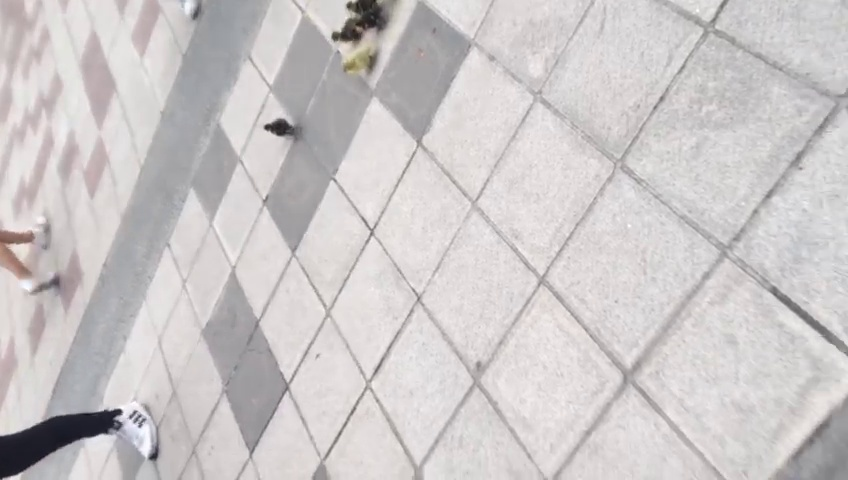
#> input picture RETO_PATOS/frame_00888.jpg, 848 x 480 px, found by its file name
$ python homogeneous_lines.py
#> lines starting #> are read from the running program, lines starting #| are printed output that depends on the picture; after the words box and inside, x2 and y2 are one past the last pixel; in counts of white or black regions, pixels touching at a corner belong together
import cv2
import numpy as np

def to_homogeneous(pt):
    return np.array([pt[0], pt[1], 1.0])

def compute_line(p1, p2):
    return np.cross(to_homogeneous(p1), to_homogeneous(p2))

# Load image
img = cv2.imread("RETO_PATOS/frame_00888.jpg")
#> img is the input picture: shape (480, 848, 3); mean B, G, R 200.4, 200.1, 204.2
img_hough = img.copy()
img_homogeneous = np.ones_like(img) * 255  # white canvas

gray = cv2.cvtColor(img, cv2.COLOR_BGR2GRAY)
edges = cv2.Canny(gray, 20, 100, apertureSize=3)
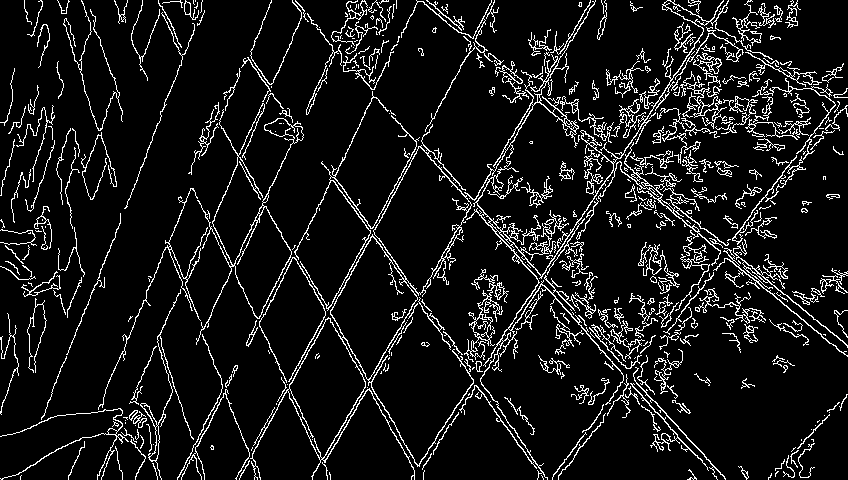
#> edges: shape (480, 848); 9% white in thin lines or dots

# Detect lines
lines = cv2.HoughLines(edges, 1, np.pi / 180, 200)
#> lines = 23 rows, first 8: [-218, 2.41], [-170, 2.53], [-265, 2.25], [-213, 2.41], [-270, 2.27], [511, 0.541], [438, 0.489], [-129, 2.62]
line_endpoints = []

if lines is not None:
    for r_theta in lines:
        r, theta = r_theta[0]
        a = np.cos(theta)
        b = np.sin(theta)
        x0 = a * r
        y0 = b * r
        x1 = int(x0 + 1000 * (-b))
        y1 = int(y0 + 1000 * (a))
        x2 = int(x0 - 1000 * (-b))
        y2 = int(y0 - 1000 * (a))

        # Draw on original
        cv2.line(img_hough, (x1, y1), (x2, y2), (0, 0, 255), 2)

        # Save endpoints for later
        line_endpoints.append(((x1, y1), (x2, y2)))
#> this loop made 23 passes
#> (r, theta, a, b, x0, y0, x1, y1) on passes 1 to 12: (-218, 2.41, -0.743, 0.669, 162, -145.9, -507, -889), (-170, 2.53, -0.819, 0.574, 139.3, -97.51, -434, -916), (-265, 2.25, -0.629, 0.777, 166.8, -205.9, -610, -835), (-213, 2.41, -0.743, 0.669, 158.3, -142.5, -510, -885), (-270, 2.27, -0.643, 0.766, 173.6, -206.8, -592, -849), (511, 0.541, 0.857, 0.515, 438, 263.2, -77, 1120), (438, 0.489, 0.883, 0.469, 386.7, 205.6, -82, 1088), (-129, 2.62, -0.866, 0.5, 111.7, -64.5, -388, -930), (437, 0.506, 0.875, 0.485, 382.2, 211.9, -102, 1086), (249, 0.401, 0.921, 0.391, 229.2, 97.29, -161, 1017), (-134, 2.64, -0.875, 0.485, 117.2, -64.96, -367, -939), (606, 0.593, 0.829, 0.559, 502.4, 338.9, -56, 1167)
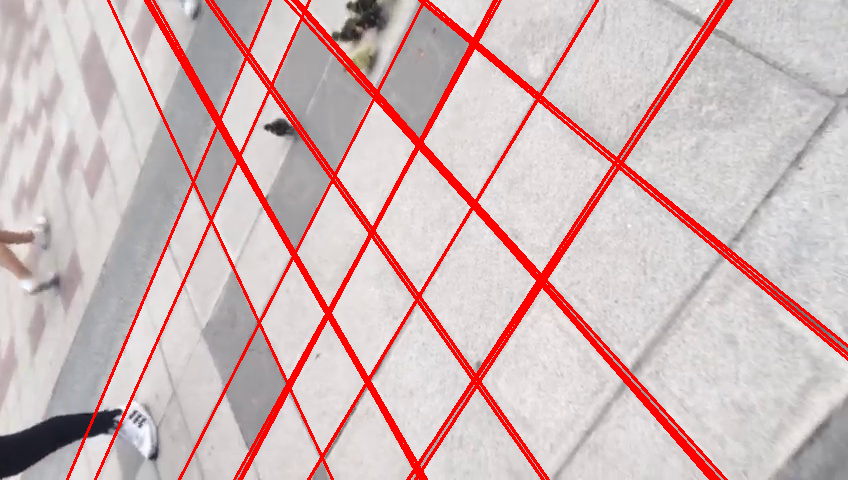
#> img_hough: shape (480, 848, 3); 8.19% of pixels changed, all inside (x1, y1, x2, y2) = (66, 0, 848, 480)
#> after the loop, line_endpoints = 23 items

# Draw the same lines using homogeneous form
h, w = img.shape[:2]
#> h = 480; w = 848

for p1, p2 in line_endpoints:
    l = compute_line(p1, p2)
    a, b, c = l

    pts = []

    # Intersect with left and right image borders
    for x in [0, w-1]:
        if b != 0:
            y = int((-a * x - c) / b)
            if 0 <= y < h:
                pts.append((x, y))

    # Intersect with top and bottom image borders
    for y in [0, h-1]:
        if a != 0:
            x = int((-b * y - c) / a)
            if 0 <= x < w:
                pts.append((x, y))

    if len(pts) >= 2:
        cv2.line(img_homogeneous, pts[0], pts[1], (255, 0, 0), 2)
#> this loop made 23 passes
#> (p1, p2, a, b, c) on passes 1 to 12: ((-507, -889), (831, 597), -1486, 1338, 436080), ((-434, -916), (712, 721), -1637, 1146, 339278), ((-610, -835), (943, 423), -1258, 1553, 529375), ((-510, -885), (827, 600), -1485, 1337, 425895), ((-592, -849), (939, 435), -1284, 1531, 539691), ((-77, 1120), (953, -593), 1713, 1030, -1021699), ((-82, 1088), (856, -677), 1765, 938, -875814), ((-388, -930), (611, 801), -1731, 999, 257442), ((-102, 1086), (867, -662), 1748, 969, -874038), ((-161, 1017), (619, -823), 1840, 780, -497020), ((-367, -939), (602, 809), -1748, 969, 268375), ((-56, 1167), (1061, -490), 1657, 1117, -1210747)
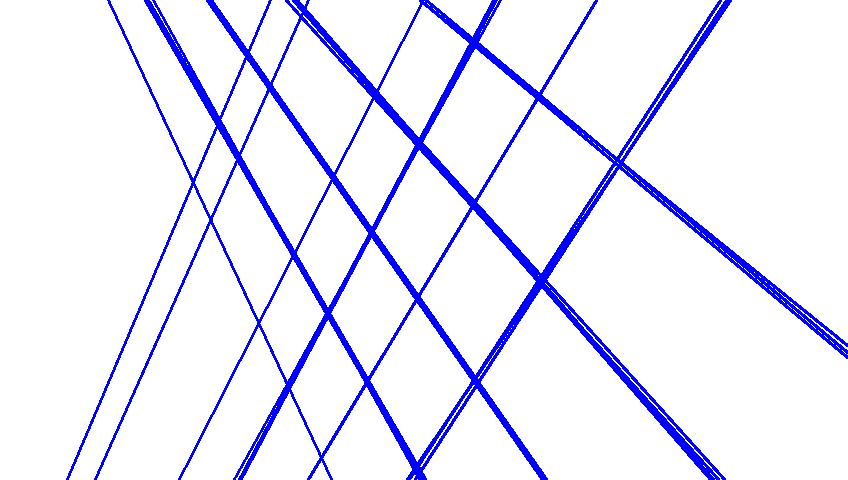
#> img_homogeneous: shape (480, 848, 3); mean of channels 0, 1, 2 255, 234.3, 234.3; drawn as B, G, R

# Show both results side by side
cv2.imshow("Hough Lines (Direct)", img_hough)
cv2.imshow("Homogeneous Lines (From a,b,c)", img_homogeneous)
cv2.waitKey(0)
cv2.destroyAllWindows()

$ run again, with RETO_PATOS/frame_00082.jpg copied over RETO_PATOS/frame_00888.jpg
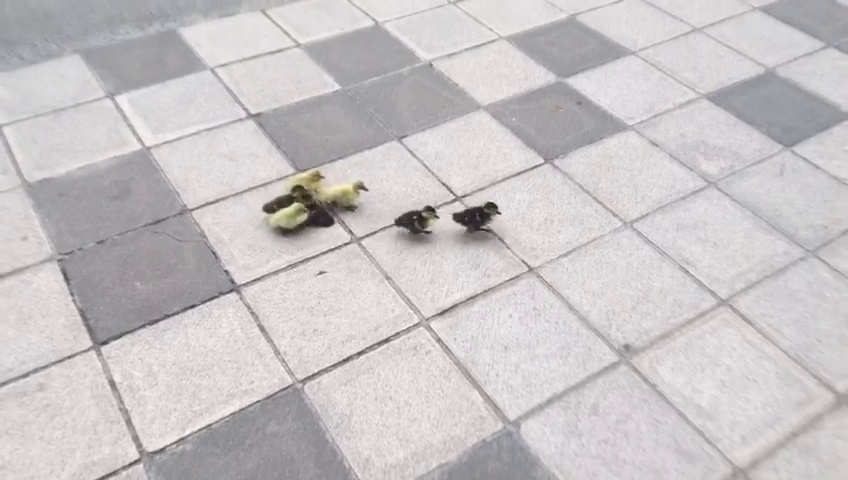
#> input picture RETO_PATOS/frame_00082.jpg, 848 x 480 px, found by its file name
#> img is the input picture: shape (480, 848, 3); mean B, G, R 197.9, 196.7, 200.3
#> `edges = cv2.Canny(gray, 20, 100, apertureSize=3)`:
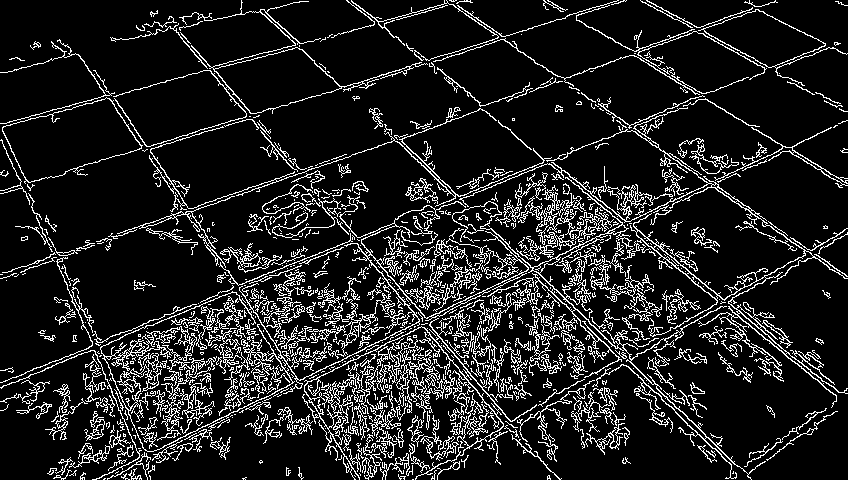
#> edges: shape (480, 848); 13% white in thin lines or dots
#> lines = 392 rows, first 8: [354, 1.19], [-177, 2.34], [478, 1.12], [475, 1.12], [473, 1.12], [-219, 2.25], [-173, 2.34], [183, 1.27]
#> the loop `for r_theta in lines:` made 392 passes
#> (r, theta, a, b, x0, y0, x1, y1) on passes 1 to 3: (354, 1.19, 0.375, 0.927, 132.6, 328.2, -794, 702), (-177, 2.34, -0.695, 0.719, 123, -127.3, -596, -821), (478, 1.12, 0.438, 0.899, 209.5, 429.6, -689, 867)
#> after the loop `for r_theta in lines:`: line_endpoints = 392 items
#> the loop `for p1, p2 in line_endpoints:` made 392 passes
#> (p1, p2) on passes 26 to 28: ((-780, 756), (1086, 39)), ((-766, 773), (1088, 24)), ((-715, 831), (1096, -13))
#> after the loop `for p1, p2 in line_endpoints:`:
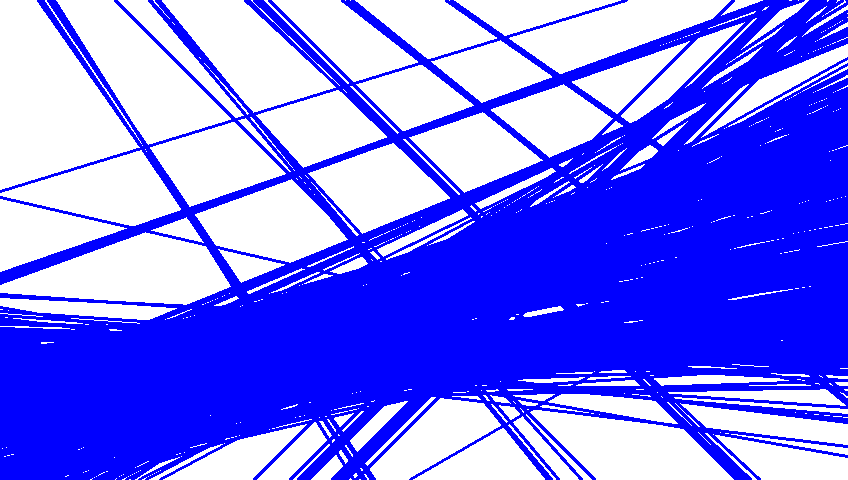
#> img_homogeneous: shape (480, 848, 3); mean of channels 0, 1, 2 255, 118.2, 118.2; drawn as B, G, R

$ run again, with RETO_PATOS/frame_00917.jpg copied over RETO_PATOS/frame_00888.jpg
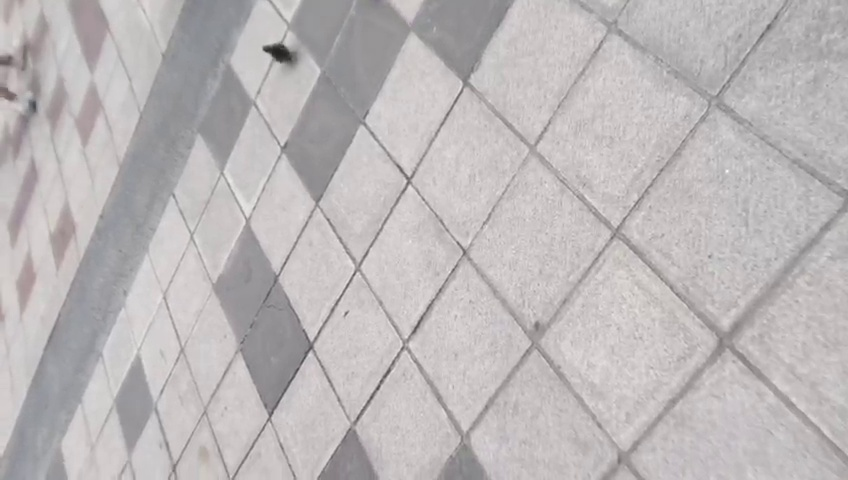
#> input picture RETO_PATOS/frame_00917.jpg, 848 x 480 px, found by its file name
#> img is the input picture: shape (480, 848, 3); mean B, G, R 184.5, 183.8, 188.1
#> `edges = cv2.Canny(gray, 20, 100, apertureSize=3)`:
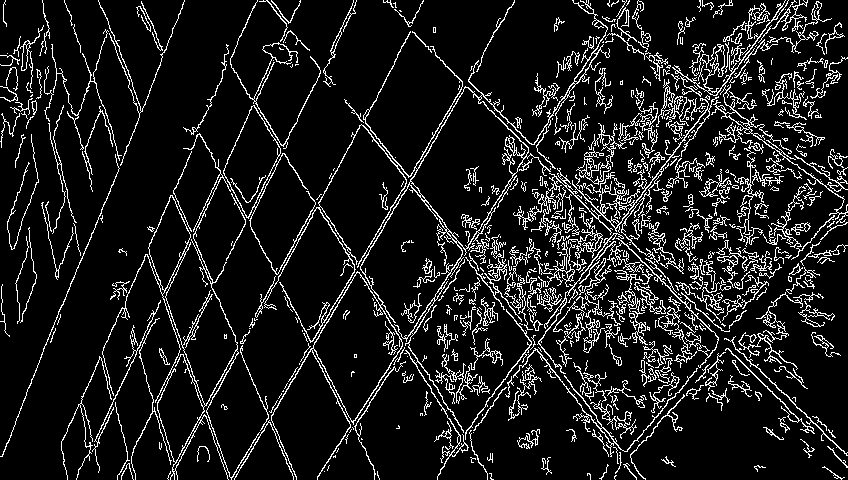
#> edges: shape (480, 848); 10.9% white in thin lines or dots
#> lines = 33 rows, first 8: [-269, 2.36], [525, 0.576], [272, 0.436], [-274, 2.36], [-213, 2.48], [-276, 2.36], [318, 0.454], [443, 0.524]
#> the loop `for r_theta in lines:` made 33 passes
#> (r, theta, a, b, x0, y0, x1, y1) on passes 1 to 8: (-269, 2.36, -0.707, 0.707, 190.2, -190.2, -516, -897), (525, 0.576, 0.839, 0.545, 440.3, 285.9, -104, 1124), (272, 0.436, 0.906, 0.423, 246.5, 115, -176, 1021), (-274, 2.36, -0.707, 0.707, 193.7, -193.7, -513, -900), (-213, 2.48, -0.788, 0.616, 167.8, -131.1, -447, -919), (-276, 2.36, -0.707, 0.707, 195.2, -195.2, -511, -902), (318, 0.454, 0.899, 0.438, 285.8, 139.4, -152, 1038), (443, 0.524, 0.866, 0.5, 383.6, 221.5, -116, 1087)
#> after the loop `for r_theta in lines:`: line_endpoints = 33 items
#> the loop `for p1, p2 in line_endpoints:` made 33 passes
#> (p1, p2, a, b, c) on passes 1 to 8: ((-516, -897), (897, 516), -1413, 1413, 538353), ((-104, 1124), (984, -552), 1676, 1088, -1048608), ((-176, 1021), (669, -791), 1812, 845, -543833), ((-513, -900), (900, 513), -1413, 1413, 546831), ((-447, -919), (783, 656), -1575, 1230, 426345), ((-511, -902), (902, 511), -1413, 1413, 552483), ((-152, 1038), (724, -759), 1797, 876, -636144), ((-116, 1087), (883, -644), 1731, 999, -885117)
#> after the loop `for p1, p2 in line_endpoints:`:
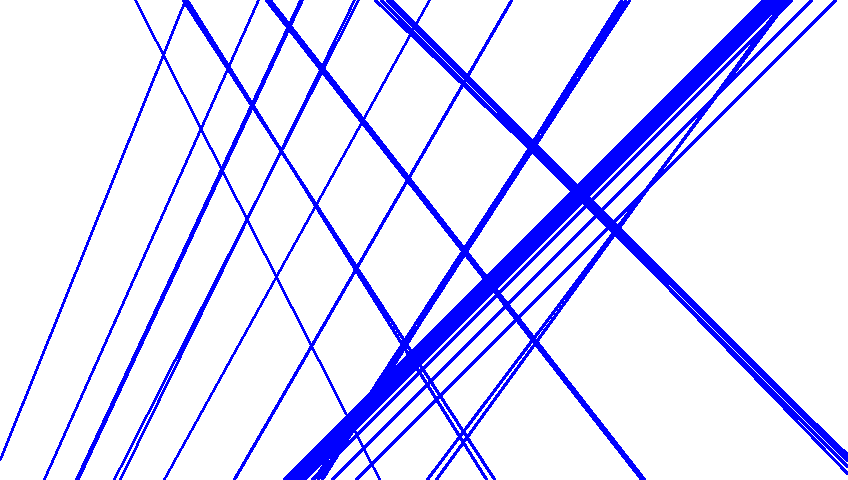
#> img_homogeneous: shape (480, 848, 3); mean of channels 0, 1, 2 255, 222.9, 222.9; drawn as B, G, R

$ run again, with RETO_PATOS/frame_01531.jpg copied over RETO_PATOS/frame_00888.jpg
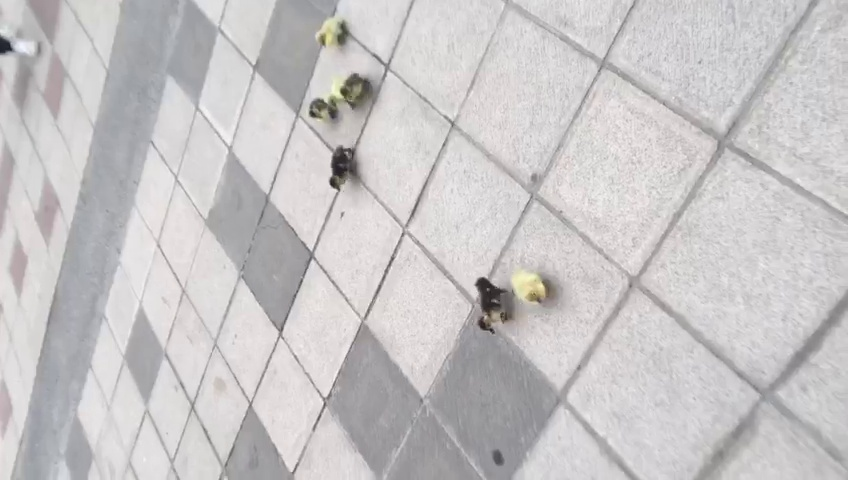
#> input picture RETO_PATOS/frame_01531.jpg, 848 x 480 px, found by its file name
#> img is the input picture: shape (480, 848, 3); mean B, G, R 198.2, 197.5, 199.9
#> `edges = cv2.Canny(gray, 20, 100, apertureSize=3)`:
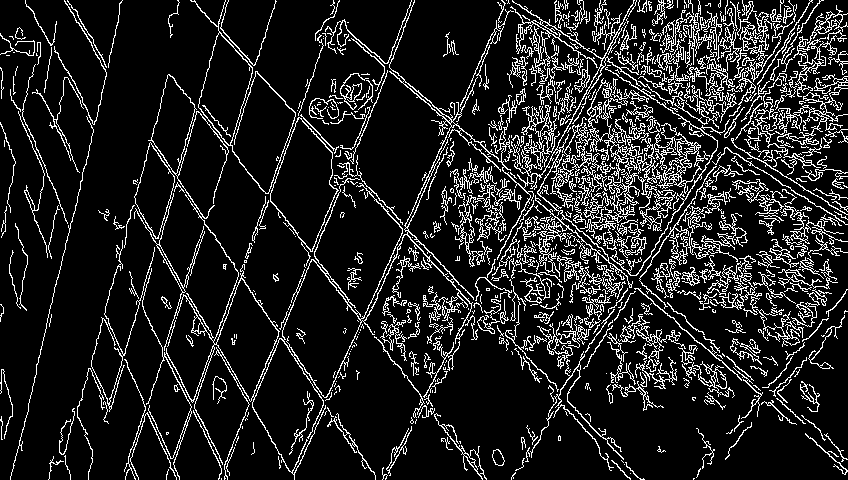
#> edges: shape (480, 848); 13.2% white in thin lines or dots
#> lines = 72 rows, first 8: [-201, 2.29], [-142, 2.39], [560, 0.489], [-52, 2.57], [581, 0.785], [318, 0.349], [385, 0.384], [-45, 2.55]
#> the loop `for r_theta in lines:` made 72 passes
#> (r, theta, a, b, x0, y0, x1, y1) on passes 1 to 8: (-201, 2.29, -0.656, 0.755, 131.9, -151.7, -622, -807), (-142, 2.39, -0.731, 0.682, 103.9, -96.84, -578, -828), (560, 0.489, 0.883, 0.469, 494.5, 262.9, 24, 1145), (-52, 2.57, -0.839, 0.545, 43.61, -28.32, -501, -866), (581, 0.785, 0.707, 0.707, 410.8, 410.8, -296, 1117), (318, 0.349, 0.94, 0.342, 298.8, 108.8, -43, 1048), (385, 0.384, 0.927, 0.375, 357, 144.2, -17, 1071), (-45, 2.55, -0.829, 0.559, 37.31, -25.16, -521, -854)
#> after the loop `for r_theta in lines:`: line_endpoints = 72 items
#> the loop `for p1, p2 in line_endpoints:` made 72 passes
#> (p1, p2) on passes 26 to 33: ((-546, -842), (685, 733)), ((-308, 1105), (1105, -308)), ((-618, -812), (890, 499)), ((-511, 997), (1107, -177)), ((-318, 1095), (1095, -318)), ((-488, 1013), (1109, -189)), ((33, 1213), (1122, -463)), ((-345, 1068), (1068, -345))
#> after the loop `for p1, p2 in line_endpoints:`:
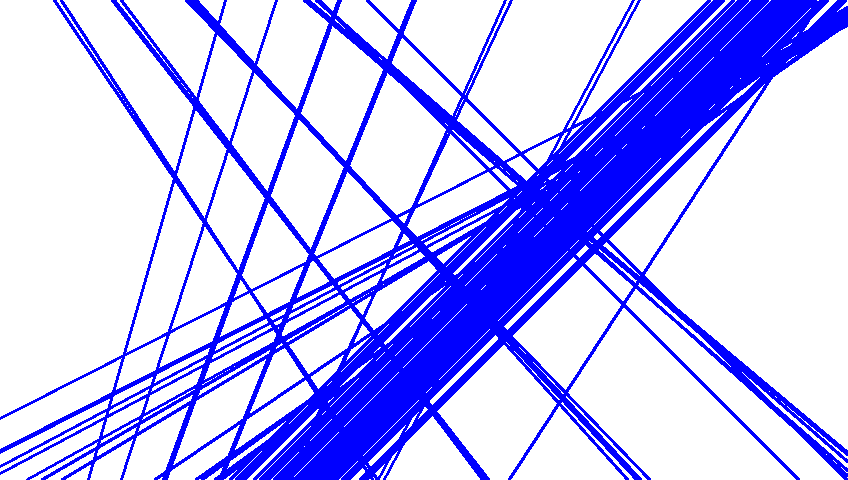
#> img_homogeneous: shape (480, 848, 3); mean of channels 0, 1, 2 255, 187.8, 187.8; drawn as B, G, R
